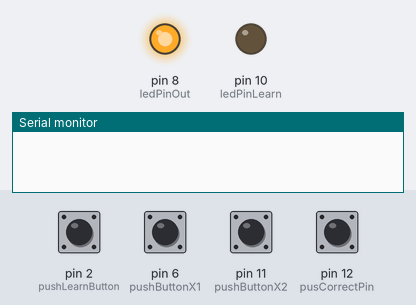
Bench run of a sketch on a simulated Arduino Uno, built with avr-gcc and run on an emulated ATmega328P. Parts: output pins drawn as LEDs (lit = HIGH), the last lines printed to the serial monitor. Inputs (shaded band) come from the test bench; at power-on: pin 2 (pushLearnButton), pin 6 (pushButtonX1), pin 11 (pushButtonX2), pin 12 (pusCorrectPin) HIGH.

Above: at 0.01 s.
At 2.1 s:
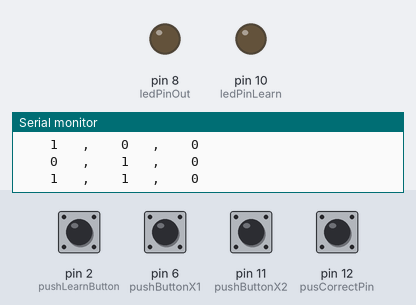
2.2 s: pin 12 (pusCorrectPin) pulled LOW for 0.15 s
At 2.27 s:
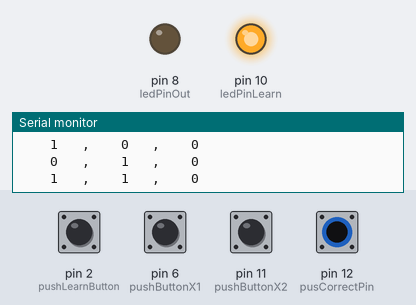
Timing chart, 0 to 5.2 s (numbered marks = the images above; inputs shaded):
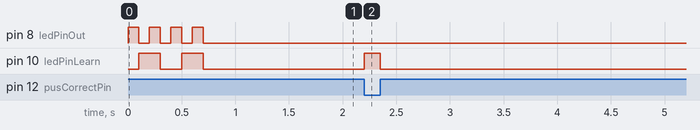

The sketch:

TLUonArduino.ino
```cpp
/*
 Threshold Logic Unit implementation on Arduino.

 Programmed by tomi.nori at gmail.com

 Refference:
  McCulloch, W. and Pitts, W. (1943)."A logical calculus of the ideas immanent in nervous activity.",
  Bulletin of Mathematical Biophysics, 7:115 - 133.
*/
//---------------------------------------------------
//Pin Settings
//---------------------------------------------------
int pushLearnButton = 2;   //Learn 学習ボタン
int pusCorrectPin   = 12;  //CorrectInput 教師信号ボタン
int pushButtonX1    = 6;   //Input 入力 x1
int pushButtonX2    = 11;  //Input 入力 x2

int ledPinOut       = 8;   //Output 出力表示
int ledPinLearn     = 10;  //CorrectOutput 教師信号表示

//---------------------------------------------------
//Initialize
//---------------------------------------------------
void setup() {
  //Out
  pinMode(ledPinOut, OUTPUT);
  pinMode(ledPinLearn, OUTPUT);
  //In
  pinMode(pushLearnButton, INPUT_PULLUP);
  pinMode(pusCorrectPin, INPUT_PULLUP);
  pinMode(pushButtonX1, INPUT_PULLUP);
  pinMode(pushButtonX2, INPUT_PULLUP);

  //setting interruput int_0
  attachInterrupt(0, LearningTLU, FALLING);//CHANGE

  //initialize serial communication at 9600 bits per second:
  Serial.begin(9600);

  //Hello World of embedded system. L Tika!
  for ( int i = 0; i < 2; i++ )
  {
    digitalWrite(ledPinOut, HIGH);
    digitalWrite(ledPinLearn, LOW);
    delay(100);
    digitalWrite(ledPinOut, LOW);
    digitalWrite(ledPinLearn, HIGH);
    delay(100);
    digitalWrite(ledPinOut, HIGH);
    digitalWrite(ledPinLearn, HIGH);
    delay(100);
    digitalWrite(ledPinOut, LOW);
    digitalWrite(ledPinLearn, LOW);
    delay(100);
  }

  //check
  DebugCheck();
}

//---------------------------------------------------
//Loop
//---------------------------------------------------
//neulon
const float ALPHA            = 0.08;//学習係数
const float NEULONACTIVATION = 0.5; //ニューロン発火の閾値
const int   MAXLEARNING      = 100; //1回あたりの最大学習回数

//weight
float W0 = 0;
float W1 = 0.1;
float W2 = 0.1;

//InputNow
int gInputX1 = 0;
int gInputX2 = 0;
int gCorrect = 0;

void loop() {
  //INPUT_PULLUP なので 反転
  if ( digitalRead(pushButtonX1) == HIGH )
  {
    gInputX1 = LOW;
  }
  else
  {
    gInputX1 = HIGH;
  }
  if ( digitalRead(pushButtonX2) == HIGH )
  {
    gInputX2 = LOW;
  }
  else
  {
    gInputX2 = HIGH;
  }

  //Correct
  if ( digitalRead(pusCorrectPin) == HIGH )
  {
    digitalWrite(ledPinLearn, LOW);
    gCorrect = LOW;
  }
  else
  {
    digitalWrite(ledPinLearn, HIGH);
    gCorrect = HIGH;
  }

  //OUTPUT
  int outputTemp = EvaluateTLU( gInputX1, gInputX2 );
  digitalWrite(ledPinOut, outputTemp);

  //Debug using Serial Monitor
  if ( digitalRead(pushLearnButton) == LOW )
  {
    DebugCheck();
  }
}

//---------------------------------------------------
//int_0 割り込み データセットによる学習を行う
//---------------------------------------------------
int EvaluateTLU(int x1, int x2) {
  if ( (W0 + W1 * x1 + W2 * x2) >= NEULONACTIVATION )
  {
    return 1;
  }
  else
  {
    return 0;
  }
}

//Interrupt Function
void LearningTLU() {
  int inputX1 = gInputX1;
  int inputX2 = gInputX2;
  int correct = gCorrect;

  if ( EvaluateTLU(inputX1, inputX2) == correct) {
    return;
  }

  //Learn
  float diff  = correct - EvaluateTLU(inputX1, inputX2);
  W0 += ALPHA * diff;
  W1 += ALPHA * diff * inputX1;
  W2 += ALPHA * diff * inputX2;
}

//---------------------------------------------------
//debug
//---------------------------------------------------
//float to string
//reffrence:http://playground.arduino.cc/Main/FloatToString
char * floatToString(char * outstr, float value, int places, int minwidth = 0, bool rightjustify = false) {
  // this is used to write a float value to string, outstr.  oustr is also the return value.
  int digit;
  float tens = 0.1;
  int tenscount = 0;
  int i;
  float tempfloat = value;
  int c = 0;
  int charcount = 1;
  int extra = 0;
  // make sure we round properly. this could use pow from <math.h>, but doesn't seem worth the import
  // if this rounding step isn't here, the value  54.321 prints as 54.3209

  // calculate rounding term d:   0.5/pow(10,places)
  float d = 0.5;
  if (value < 0)
    d *= -1.0;
  // divide by ten for each decimal place
  for (i = 0; i < places; i++)
    d /= 10.0;
  // this small addition, combined with truncation will round our values properly
  tempfloat +=  d;

  // first get value tens to be the large power of ten less than value
  if (value < 0)
    tempfloat *= -1.0;
  while ((tens * 10.0) <= tempfloat) {
    tens *= 10.0;
    tenscount += 1;
  }

  if (tenscount > 0)
    charcount += tenscount;
  else
    charcount += 1;

  if (value < 0)
    charcount += 1;
  charcount += 1 + places;

  minwidth += 1; // both count the null final character
  if (minwidth > charcount) {
    extra = minwidth - charcount;
    charcount = minwidth;
  }

  if (extra > 0 and rightjustify) {
    for (int i = 0; i < extra; i++) {
      outstr[c++] = ' ';
    }
  }

  // write out the negative if needed
  if (value < 0)
    outstr[c++] = '-';

  if (tenscount == 0)
    outstr[c++] = '0';

  for (i = 0; i < tenscount; i++) {
    digit = (int) (tempfloat / tens);
    itoa(digit, &outstr[c++], 10);
    tempfloat = tempfloat - ((float)digit * tens);
    tens /= 10.0;
  }

  // if no places after decimal, stop now and return

  // otherwise, write the point and continue on
  if (places > 0)
    outstr[c++] = '.';

  // now write out each decimal place by shifting digits one by one into the ones place and writing the truncated value
  for (i = 0; i < places; i++) {
    tempfloat *= 10.0;
    digit = (int) tempfloat;
    itoa(digit, &outstr[c++], 10);
    // once written, subtract off that digit
    tempfloat = tempfloat - (float) digit;
  }
  if (extra > 0 and not rightjustify) {
    for (int i = 0; i < extra; i++) {
      outstr[c++] = ' ';
    }
  }

  outstr[c++] = '\0';
  return outstr;
}

void DebugCheck() {
  char buf[50];
  Serial.println("Learning Result");
  Serial.println("-----------Weight------------");
  Serial.println("W0=");
  Serial.println(floatToString(buf, W0, 5));
  Serial.println("W1=");
  Serial.println(floatToString(buf, W1, 5));
  Serial.println("W2=");
  Serial.println(floatToString(buf, W2, 5));
  Serial.println("-----------OutputCheck-------");
  Serial.println(" InputA , InputB , TLUOutput");
  snprintf(buf, sizeof(buf), "    0   ,    0   ,    %d", EvaluateTLU(0, 0));
  Serial.println(buf);
  snprintf(buf, sizeof(buf), "    1   ,    0   ,    %d", EvaluateTLU(1, 0));
  Serial.println(buf);
  snprintf(buf, sizeof(buf), "    0   ,    1   ,    %d", EvaluateTLU(0, 1));
  Serial.println(buf);
  snprintf(buf, sizeof(buf), "    1   ,    1   ,    %d", EvaluateTLU(1, 1));
  Serial.println(buf);
}
```

Measured:
- after the input at 2.2 s, pin 10 (ledPinLearn): LOW → HIGH at once, → LOW 0.15 s later
